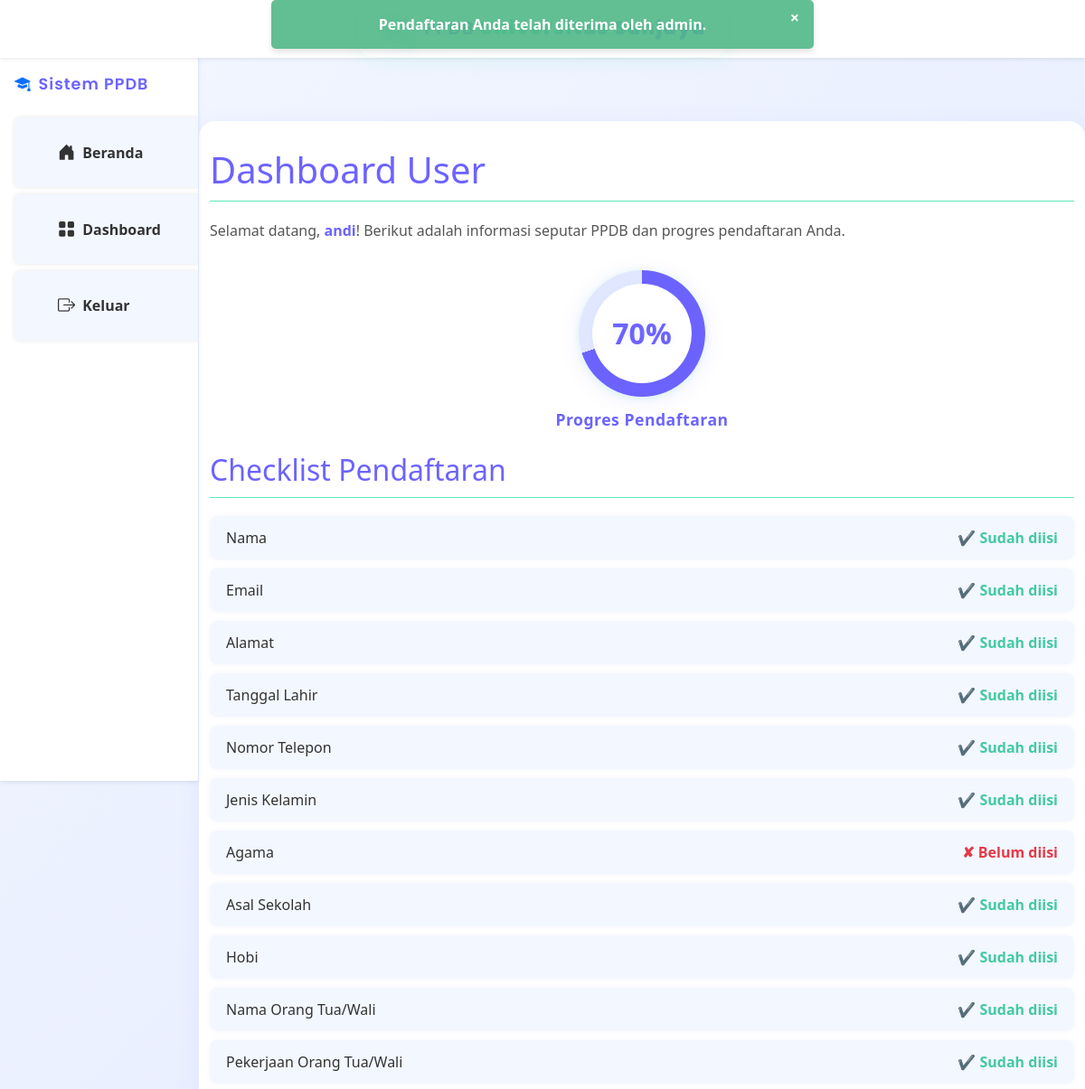
/dashboard_user/1 (upper part), run on an earlier commit of the app's database.
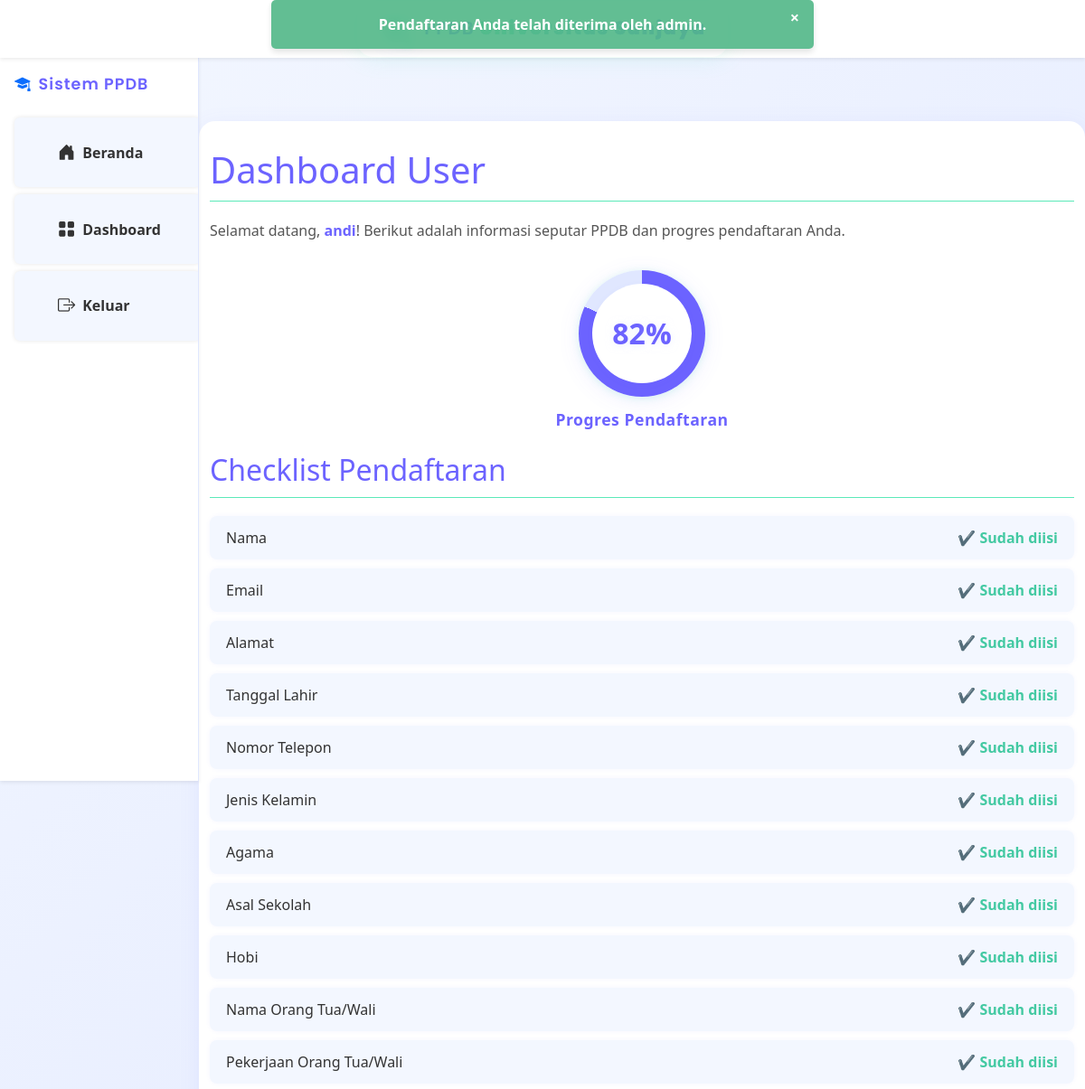
And on a later commit of the database.
### models.py (models this page shows)
class User(db.Model):
    id = db.Column(db.Integer, primary_key=True)
    name = db.Column(db.String(100), nullable=False)
    email = db.Column(db.String(100), unique=True, nullable=False)
    password = db.Column(db.String(100), nullable=False)
    address = db.Column(db.String(200))
    school = db.Column(db.String(100))
    birth_date = db.Column(db.Date)
    phone = db.Column(db.String(15))
    gender = db.Column(db.String(10))
    hobby = db.Column(db.String(100))
    parent_name = db.Column(db.String(100))
    parent_job = db.Column(db.String(100))
    ijazah = db.Column(db.String(200))  # Link ke file ijazah
    kk = db.Column(db.String(200))  # Link ke file kartu keluarga
    ijazah_confirmed = db.Column(db.Boolean, default=False)  # Status konfirmasi ijazah
    kk_confirmed = db.Column(db.Boolean, default=False)  # Status konfirmasi KK
    status = db.Column(db.String(20), default='Pending')  # Pending, Approved, Rejected
    created_at = db.Column(db.DateTime, default=datetime.utcnow)  # Waktu pendaftaran
    payment_status = db.Column(db.String(20), default='Pending')  # Pending, Approved, Rejected
    payment_proof = db.Column(db.String(200))  # Path ke file bukti pembayaran
    is_action_taken = db.Column(db.Boolean, default=False)  # True jika admin sudah mengambil tindakan
    is_payment_action_taken = db.Column(db.Boolean, default=False)  # True jika admin sudah mengambil tindakan pada pembayaran
    faculty = db.Column(db.String(100))  # Fakultas pilihan user
    religion = db.Column(db.String(30))  # Tambahkan ini

### app.py (the view)
@app.route('/dashboard_user/<int:user_id>', methods=['GET', 'POST'])
def dashboard_user(user_id):
    user = User.query.get(user_id)
    if not user:
        flash('User tidak ditemukan.')
        return redirect(url_for('index'))
    fields = [
        bool(user.name),
        bool(user.email),
        bool(user.address),
        bool(user.school),
        bool(user.faculty),
        bool(user.birth_date),
        bool(user.phone),
        bool(user.gender),
        bool(user.religion),  # <--- Tambahkan baris ini
        bool(user.hobby),
        bool(user.parent_name),
        bool(user.parent_job),
        bool(user.ijazah),
        bool(user.kk),
        bool(user.ijazah_confirmed),
        bool(user.kk_confirmed),
        user.payment_status == 'Approved'
    ]
    total_fields = len(fields)
    filled_fields = sum(fields)
    progress = int((filled_fields / total_fields) * 100)
    notification = Notification.query.filter_by(user_id=user.id).order_by(Notification.id.desc()).first()
    return render_template('dashboard_user.html', user=user, progress=progress, notification=notification)

### templates/dashboard_user.html (shortened to what the changed rows need)
<!DOCTYPE html>
<html>
<head>
    <link rel="stylesheet" type="text/css" href="{{ url_for('static', filename='css/user.css') }}">
    <link rel="stylesheet" href="{{ url_for('static', filename='css/user.css') }}">
    <link href="https://cdn.jsdelivr.net/npm/bootstrap@5.3.0/dist/css/bootstrap.min.css" rel="stylesheet">
</head>
<body>
    <div class="d-flex">
        <div class="flex-grow-1">
            <div class="container">
                <h1>Dashboard User</h1>
                <p>Selamat datang, <strong>{{ user.name }}</strong>! Berikut adalah informasi seputar PPDB dan progres pendaftaran Anda.</p>
                <div class="circular-progress-container">
                    <div class="circular-progress" id="circularProgress">
                        <span class="progress-value" id="progressValue">{{ progress }}%</span>
                    </div>
                </div>
                <h2>Checklist Pendaftaran</h2>
                <ul class="checklist-list">
                    <li>
                        Nama
                        <span class="status {{ 'complete' if user.name else 'incomplete' }}">
                            {{ '✔ Sudah diisi' if user.name else '✘ Belum diisi' }}
                        </span>
                    </li>
                    <li>
                        Email
                        <span class="status {{ 'complete' if user.email else 'incomplete' }}">
                            {{ '✔ Sudah diisi' if user.email else '✘ Belum diisi' }}
                        </span>
                    </li>
                    <li>
                        Alamat
                        <span class="status {{ 'complete' if user.address else 'incomplete' }}">
                            {{ '✔ Sudah diisi' if user.address else '✘ Belum diisi' }}
                        </span>
                    </li>
                    <li>
                        Tanggal Lahir
                        <span class="status {{ 'complete' if user.birth_date else 'incomplete' }}">
                            {{ '✔ Sudah diisi' if user.birth_date else '✘ Belum diisi' }}
                        </span>
                    </li>
                    <li>
                        Nomor Telepon
                        <span class="status {{ 'complete' if user.phone else 'incomplete' }}">
                            {{ '✔ Sudah diisi' if user.phone else '✘ Belum diisi' }}
                        </span>
                    </li>
                    <li>
                        Jenis Kelamin
                        <span class="status {{ 'complete' if user.gender else 'incomplete' }}">
                            {{ '✔ Sudah diisi' if user.gender else '✘ Belum diisi' }}
                        </span>
                    </li>
                    <li>
                        Agama
                        <span class="status {{ 'complete' if user.religion else 'incomplete' }}">
                            {{ '✔ Sudah diisi' if user.religion else '✘ Belum diisi' }}
                        </span>
                    </li>
                    <li>
                        Asal Sekolah
                        <span class="status {{ 'complete' if user.school else 'incomplete' }}">
                            {{ '✔ Sudah diisi' if user.school else '✘ Belum diisi' }}
                        </span>
                    </li>
                    <li>
                        Hobi
                        <span class="status {{ 'complete' if user.hobby else 'incomplete' }}">
                            {{ '✔ Sudah diisi' if user.hobby else '✘ Belum diisi' }}
                        </span>
                    </li>
                    <li>
                        Nama Orang Tua/Wali
                        <span class="status {{ 'complete' if user.parent_name else 'incomplete' }}">
                            {{ '✔ Sudah diisi' if user.parent_name else '✘ Belum diisi' }}
                        </span>
                    </li>
                    <li>
                        Pekerjaan Orang Tua/Wali
                        <span class="status {{ 'complete' if user.parent_job else 'incomplete' }}">
                            {{ '✔ Sudah diisi' if user.parent_job else '✘ Belum diisi' }}
                        </span>
                    </li>
                </ul>
            </div>
        </div>
    </div>
    <link rel="stylesheet" href="https://cdn.jsdelivr.net/npm/bootstrap-icons@1.10.5/font/bootstrap-icons.css">
</body>
</html>

What changed in the data, as far as the page shows it:
changed User "andi": religion "✘ Belum diisi" → "✔ Sudah diisi"
Also different on the page:
{{ progress }}: "70" → "82"
